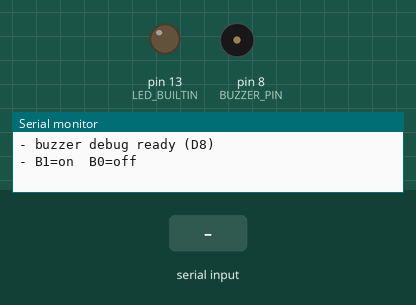
Bench run of a sketch on a simulated Arduino Uno, built with avr-gcc and run on an emulated ATmega328P. Shown: output pins drawn as LEDs (lit = HIGH), buzzer (waves = sounding, pin HIGH), the last lines printed to the serial monitor. Inputs (shaded band) come from the test bench.

Above: at 2.9 s.
3.0 s: "B1\n" received over Serial
At 3.6 s:
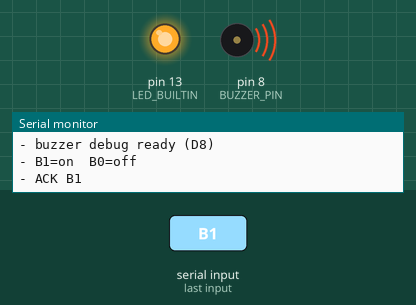
4.5 s: "B0\n" received over Serial
At 5.7 s:
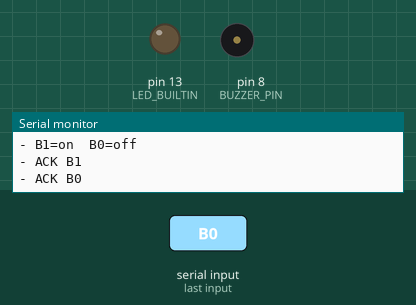
6.0 s: "B2\n" received over Serial
At 7.1 s:
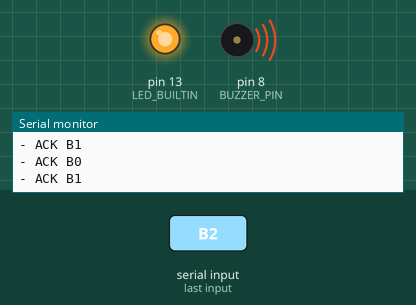
Timing chart, 0 to 9.0 s (numbered marks = the images above; inputs shaded):
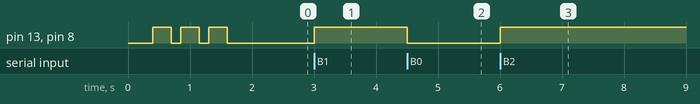

The sketch:

buzzer_d8_debug.ino
```cpp
/*
  SAMS buzzer debug — D8 solid beep
  ./hardware/tools/hw.sh flash-buzzer (The debuging command)
*/

const int BUZZER_PIN = 8;

void buzzerOn() {
  digitalWrite(BUZZER_PIN, HIGH);
  digitalWrite(LED_BUILTIN, HIGH);
}

void buzzerOff() {
  digitalWrite(BUZZER_PIN, LOW);
  digitalWrite(LED_BUILTIN, LOW);
}

void setup() {
  pinMode(BUZZER_PIN, OUTPUT);
  pinMode(LED_BUILTIN, OUTPUT);
  buzzerOff();
  Serial.begin(115200);
  delay(400);
  Serial.println("- buzzer debug ready (D8)");
  for (int i = 0; i < 3; i++) {
    buzzerOn();
    delay(300);
    buzzerOff();
    delay(150);
  }
  Serial.println("- B1=on  B0=off");
}

void loop() {
  if (Serial.available()) {
    String line = Serial.readStringUntil('\n');
    line.trim();
    if (line == "B1" || line == "B2" || line == "1") {
      buzzerOn();
      Serial.println("- ACK B1");
    } else if (line == "B0" || line == "0") {
      buzzerOff();
      Serial.println("- ACK B0");
    }
  }
}
```

Measured:
- after the input at 3.0 s, pin 13 (LED_BUILTIN), pin 8 (BUZZER_PIN): LOW → HIGH at once
- after the input at 4.5 s, pin 13 (LED_BUILTIN), pin 8 (BUZZER_PIN): HIGH → LOW at once
- after the input at 6.0 s, pin 13 (LED_BUILTIN), pin 8 (BUZZER_PIN): LOW → HIGH at once
